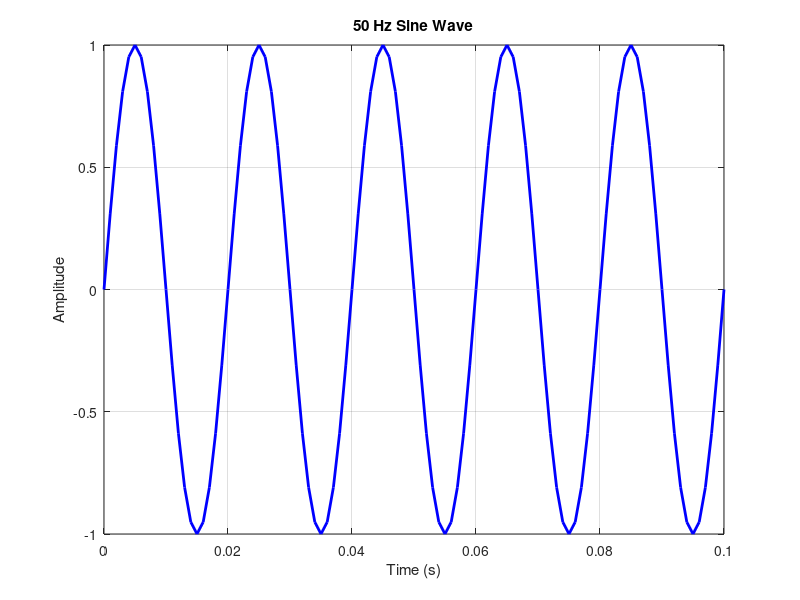

MATLAB code for this plot:
% test_dsp.m

% 1. Generate a simple 50 Hz sine wave
fs = 1000;            % Sampling frequency (Hz)
t = 0:1/fs:0.1;       % Time vector (0.1 seconds)
f = 50;               % Signal frequency (Hz)
x = sin(2*pi*f*t);    % Sine wave

% 2. Print a few values to stdout so we can see it in the terminal
disp('--- OCTAVE EXECUTION START ---');
disp('First 5 values of the 50 Hz sine wave:');
disp(x(1:5));

% 3. Plot the wave and save as a PNG image (Headless)
figure(1, 'visible', 'off'); % Create figure without displaying it
plot(t, x, 'b-', 'LineWidth', 2);
title('50 Hz Sine Wave');
xlabel('Time (s)');
ylabel('Amplitude');
grid on;

% Save the plot to the current directory
print('output_plot.png', '-dpng');

disp('Plot saved successfully to output_plot.png');
disp('--- OCTAVE EXECUTION END ---');
